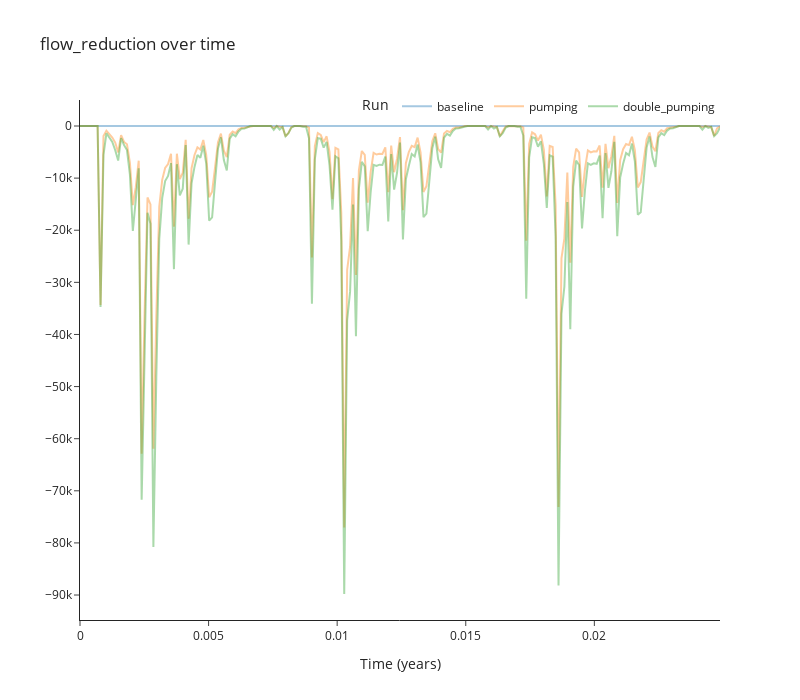

The notebook cell this image was saved under:
### Code cell
utils.plot_variable_for_each_run("flow_reduction", runs)

### Figure 1 — Plotly figure (JSON) as saved in the notebook; plotly's stock layout.template omitted (floating-point values rounded to 4 significant figures; data arrays with more than 128 entries replaced by an {"elided": "..."} marker saying what was removed)
{"data": [{"hovertemplate": "Run=baseline<br>time=%{x}<br>flow_reduction=%{y}<extra></extra>", "legendgroup": "baseline", "line": {"color": "#1F77B4", "dash": "solid"}, "marker": {"symbol": "circle"}, "mode": "lines", "name": "baseline", "opacity": 0.4, "orientation": "h", "showlegend": true, "type": "scatter", "x": {"elided": "219 float values"}, "xaxis": "x", "y": {"elided": "219 int values"}, "yaxis": "y"}, {"hovertemplate": "Run=pumping<br>time=%{x}<br>flow_reduction=%{y}<extra></extra>", "legendgroup": "pumping", "line": {"color": "#FF7F0E", "dash": "solid"}, "marker": {"symbol": "circle"}, "mode": "lines", "name": "pumping", "opacity": 0.4, "orientation": "h", "showlegend": true, "type": "scatter", "x": {"elided": "219 float values"}, "xaxis": "x", "y": {"elided": "219 float values"}, "yaxis": "y"}, {"hovertemplate": "Run=double_pumping<br>time=%{x}<br>flow_reduction=%{y}<extra></extra>", "legendgroup": "double_pumping", "line": {"color": "#2CA02C", "dash": "solid"}, "marker": {"symbol": "circle"}, "mode": "lines", "name": "double_pumping", "opacity": 0.4, "orientation": "h", "showlegend": true, "type": "scatter", "x": {"elided": "219 float values"}, "xaxis": "x", "y": {"elided": "219 float values"}, "yaxis": "y"}], "layout": {"height": 700, "legend": {"orientation": "h", "title": {"text": "Run"}, "tracegroupgap": 0, "x": 1, "xanchor": "right", "y": 0.96, "yanchor": "bottom"}, "showlegend": true, "title": {"text": "flow_reduction over time"}, "width": 800, "xaxis": {"anchor": "y", "domain": [0, 1], "title": {"text": "Time (years)"}}, "yaxis": {"anchor": "x", "domain": [0, 1], "title": {}}}}
